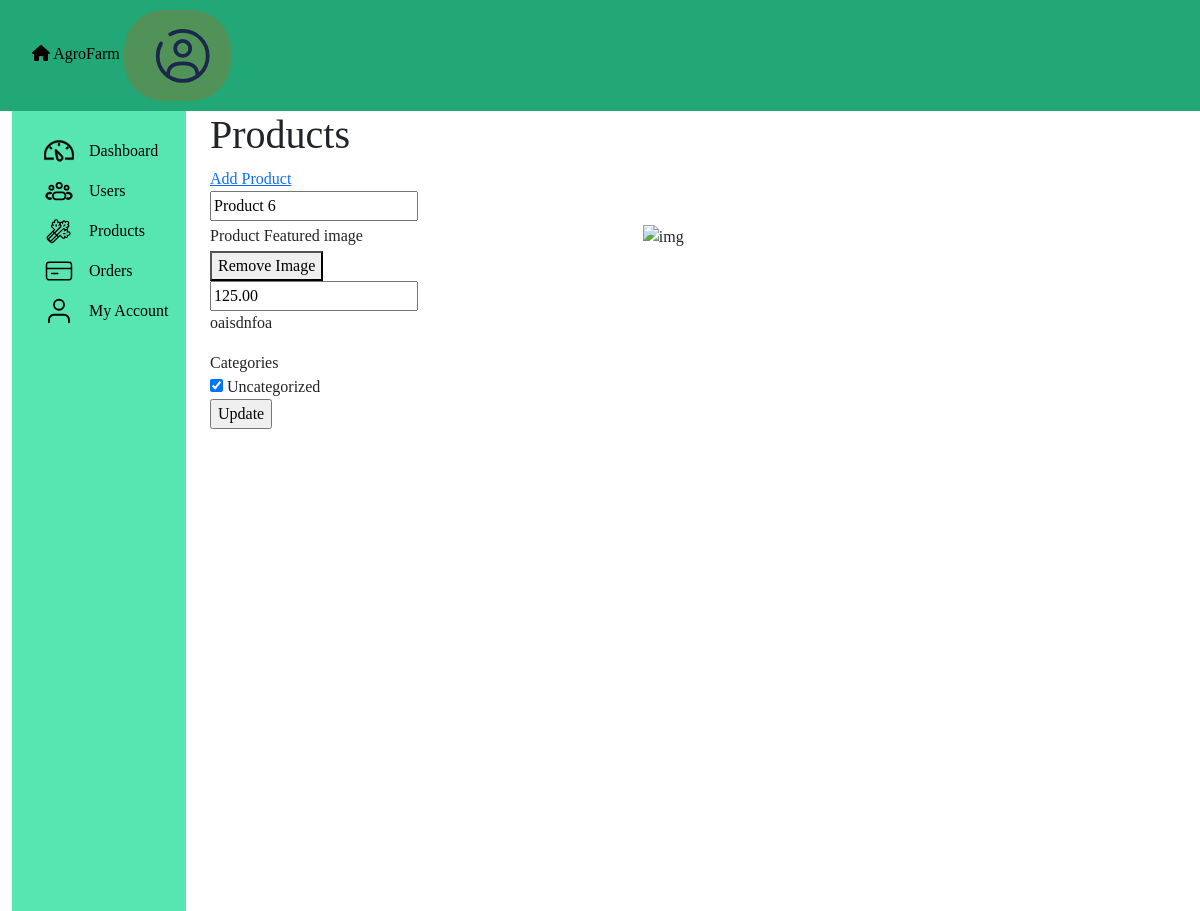
/dashboard/products/edit-product/1 (signed in), run on an earlier commit of the app's database.
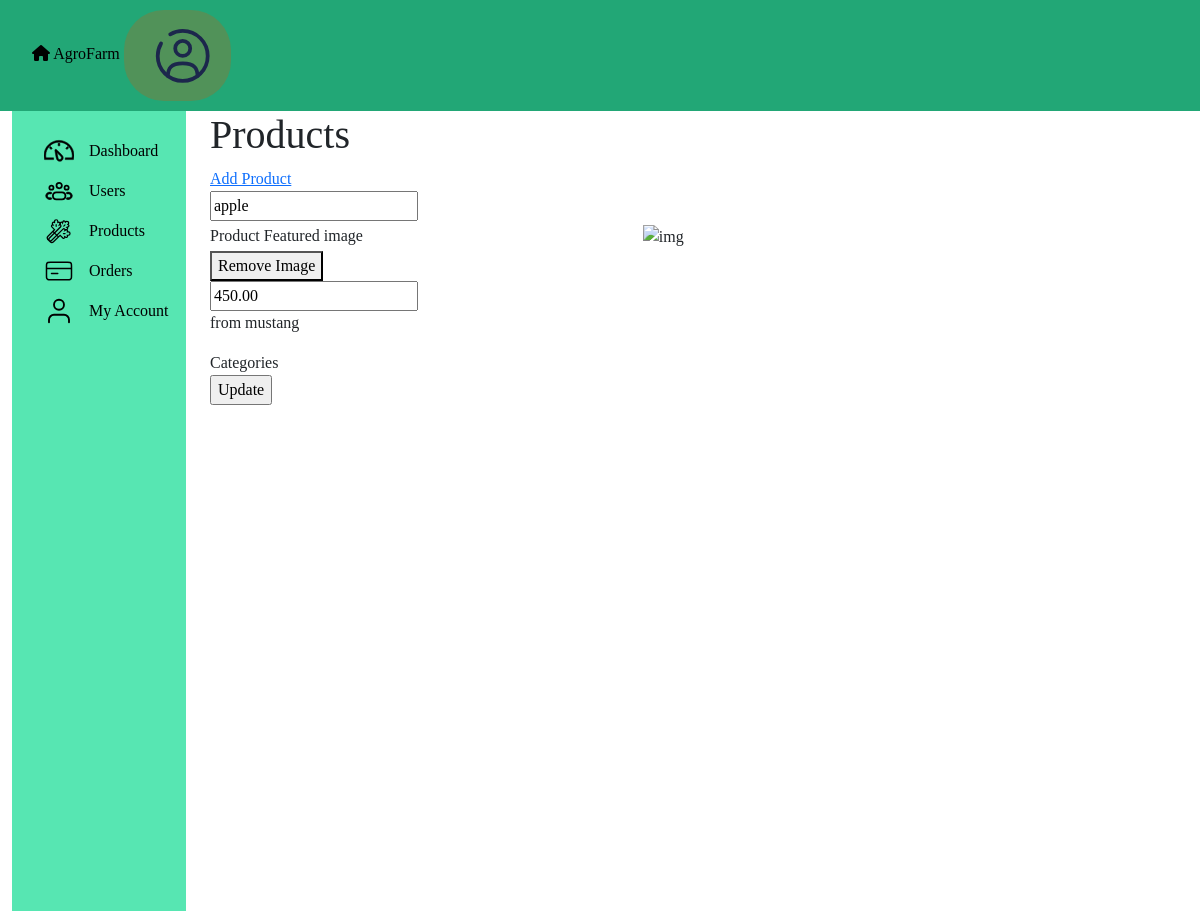
And on a later commit of the database.
### agroFarm/models.py (models this page shows, shortened)
class BaseModel(models.Model):
    uid = models.AutoField(primary_key=True, editable=False, unique=True)
    created = models.DateField(auto_now_add = True)
    modified = models.DateField(auto_now= True)
    class Meta:
        abstract = True

class Product(BaseModel):
    sellerId = models.ForeignKey(User, on_delete=models.CASCADE,default=00)
    productName = models.CharField(max_length=30,default="unknown")
    productType = models.ManyToManyField(Producttype, default=0)
    featuredimage = models.ImageField(upload_to='uploads/', default=0)
    productDescription = models.CharField(max_length=100,default="unknown")
    productPrice = models.DecimalField(max_digits=5, decimal_places=2,default="unknown")

class Producttype(BaseModel):
    name = models.CharField(max_length=30, default='')
    description = models.CharField(max_length=100, default='')

### agroFarm/views.py (the view, shortened to what this page needs)
# urls.py: path('dashboard/products/edit-product/<int:id>', views.Edit_product_view.as_view(), name='Edit Products'),
class Edit_product_view(View):
    def get(self, request, id):
        if request.user.is_anonymous:
            return redirect('/login')
        if request.user.is_superuser or request.user.is_staff:
            try:
                context = {
                    'product' : get_object_or_404(Product, uid=id),
                    'categories': Producttype.objects.all() ,
                    'page_name': 'Edit Products'
                }
                return render(request, "edit-product-dashboard.html" ,context)
            except Exception as e:
                messages.error(request, str(e))
                return render(request,"edit-product-dashboard.html")
        messages.error(request, 'Access Denied')
        return redirect('/')

### templates/edit-product-dashboard.html (shortened to what this page needs)
{% include 'theme-temp/dashboard-header.html' %}
<section class="dashboard-page">
  <div class="container">
    <div class="row">
      <div class="col-md-2">
        <div class="dashboard-nav-wrapper container">
          {% include 'template-parts/dashboard-nav.html' %}
        </div>
      </div>
      <div class="col-md-10">
        <div class="title">
            <h1>Products</h1>
            <a href="/dashboard/products/add-new">Add Product</a>
        </div>
        <div class="dashboard-products-wrapper">
          <div class="form-wrap">
            <form method="post" id="addproductform">
              <input type="text" name="producttitle" id="producttitle" value="{{product.productName}}">
              <div class="form-field user-profile-image">
                <label class="profile-img" for="productimg">
                  Product Featured image
                  <img src="http://matters.cloud392.com/wp-content/uploads/2024/06/camera-icon.png" id="fimg" alt="img">
                </label>
                <button id="removeimg">Remove Image</button>
              </div>
              <input type="text" name="price" id="price" value="{{product.productPrice}}">
              <div id="editor">{{product.productDescription | safe}}</div>
              <div>
                <label>Categories</label>
                {% for x in categories %}
                  <div>
                    <input type="checkbox" id="type{{forloop.counter}}" name="producttype" value="{{x.name}}" {% if x in product.productType.all %} checked {% endif %} />
                    <label for="type{{forloop.counter}}">{{x.name}}</label>
                  </div>
                {% endfor %}
              </div>
              <input type="submit" value="Update">
            </form>
          </div>
        </div>
      </div>
    </div>
  </div>
</section>
{% include 'theme-temp/dashboard-footer.html' %}

What changed in the data, as far as the page shows it:
removed Producttype: uid "☑", name "Uncategorized"
changed Product: producttitle "Product 6" → "apple"; price "125.00" → "450.00"; productDescription "oaisdnfoa" → "from mustang"
